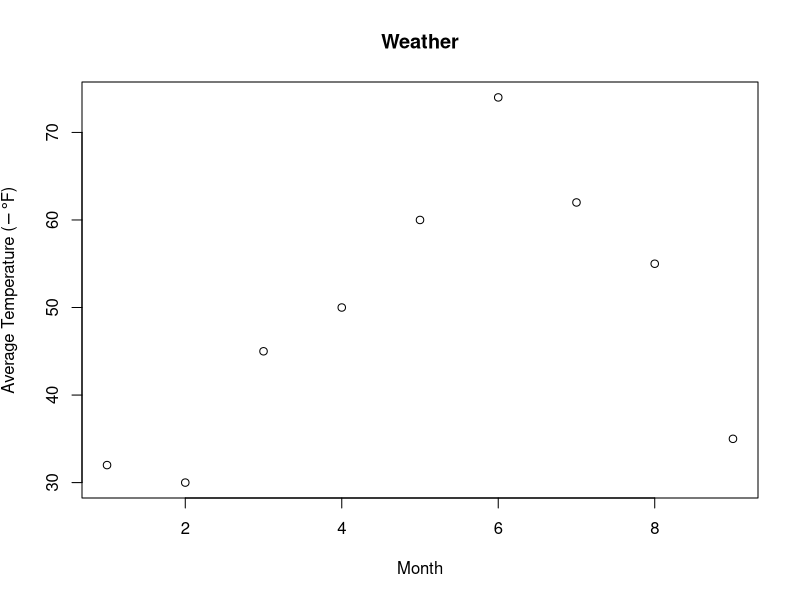

Generate this figure with R:
# R Script: weather.R
# Example of using R 
# Author: Jane Doe
# Usage: To submit jobs on LSF using R scripts
# Output: Writes average monthly temperatures to stdout and creates a PDF scatter plot.

# Define temperature
Temp <- c(32,30,45,50,60,74,62,55,35)
cat ("Temperatures: ", Temp,"\n")
ylabel <- expression(paste('Average Temperature (',-degree,'F)',sep=""))

pdf("weather.pdf")
plot(Temp, main="Weather", xlab="Month",ylab=ylabel)
dev.off()